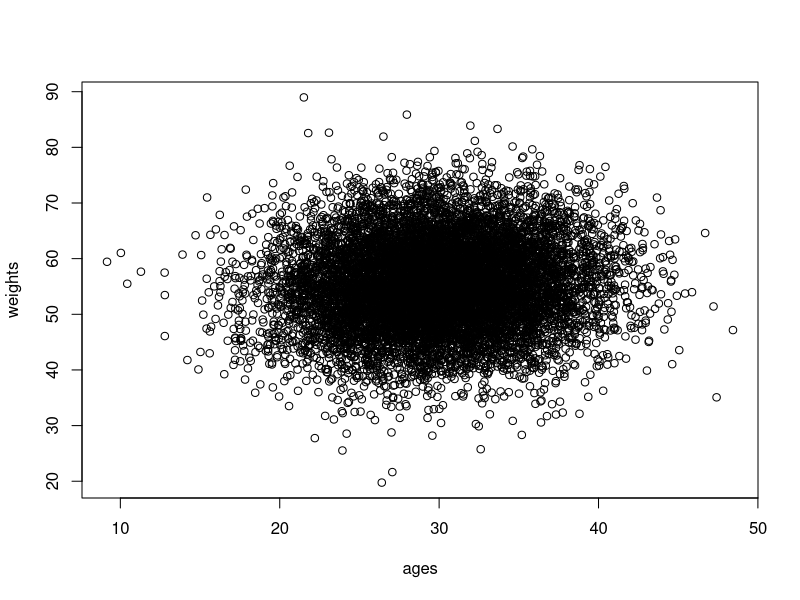

Reproduce this figure in R. (Note: this script raises an error after producing the figure.)
# Homework week 2

# Age influences weight through height indirectly and directly through physiological 
# changes. 

# Generative model
weight_sim <- function(N, age, height){
  a <- 3
  ba <- 3
  bh <- 0.3
  #height <- rnorm(N, 20 + log(age)*40, 10)
  mu <- a + ba*log(age) + bh*height
  sigma <- 5
  weight <- rnorm(N, mu, sigma)
  return(weight)
}


# Data creation
N <- 1e4
ages <- rnorm(N, 30, 5)
heights <- rnorm(N, 140, 20) 
weights <- weight_sim(N, ages, heights)

d <- data.frame(ages, heights, weights)

plot(weights ~ ages, data = d)

mAgeHeight <- quap(alist( weights ~ dnorm(mu, sigma),
                    mu <- a + ba*log(ages) + bh*heights,
                    a ~ dnorm(0, 10),
                    ba ~ dnorm(0, 1),
                    bh ~ dnorm(0, 1),
                    sigma ~ dunif(0, 10)
                   ), data = d)
precis(mAgeHeight)


# Using Howell1 consider only people <13 years and estimate total causal effect of each
# year of growth on weight

data("Howell1")
d <- Howell1
str(d)

d13 <- d[d$age<13, ]   # filter out old people
str(d13)

d13$height.s <- (d13$height-mean(d13$height)) / sd(d13$height)
d13$age.s <- (d13$age - mean(d13$age)) / sd(d13$age)
d13$weight.s <- (d13$weight-mean(d13$weight)) / sd(d13$weight)

m13 <- quap(alist( weight.s ~ dnorm(mu, sigma),
                          mu <- a + ba*age.s,
                          a ~ dnorm(0, 1),
                          ba ~ dnorm(0, 1),
                          sigma ~ dunif(0, 10)
), data = d13)

precis(m13)
plot(precis(m13))

# Dont stratify by height because then we only see the effect of age has which does not work through height.